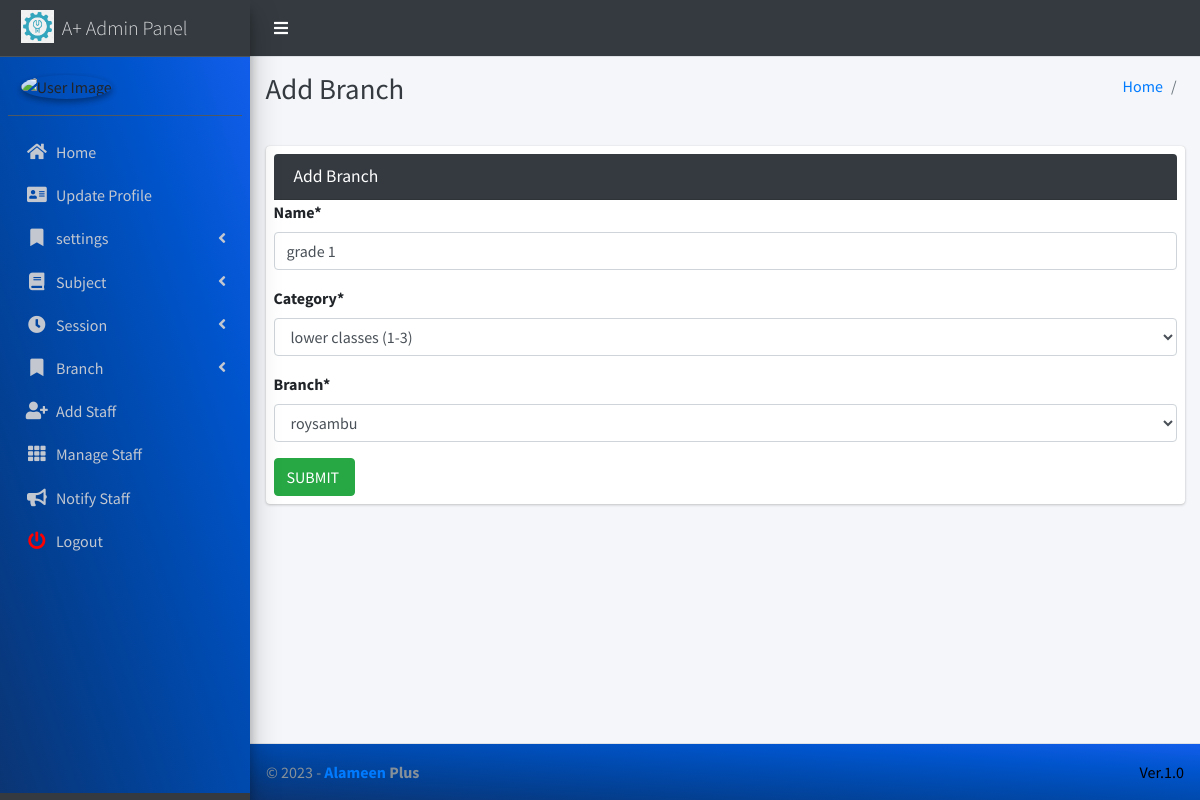
/update/class/4/ (signed in), run on the app's committed database.
### main_app/models.py (models this page shows, shortened)
class Classes(models.Model):
    type_of_class = [
        ('lower classes (1-3)', 'lower classes (1-3)'),
        ('middle classes (4-6)', 'middle classes (4-6)'),
        ('Junior Secondary', 'Junior Secondary'),
    ]
    class_id = models.AutoField(primary_key=True )
    category = models.CharField(max_length=20, choices=type_of_class, null=True)
    name = models.CharField(max_length=120)
    branch = models.ForeignKey(Branch, on_delete=models.CASCADE)
    created_at = models.DateTimeField(auto_now_add=True)
    updated_at = models.DateTimeField(auto_now=True)
    class Meta:
        unique_together = ('branch','name')

class Branch(models.Model):
    branch_id=models.AutoField(primary_key=True)
    name = models.CharField(max_length=20, unique=True)
    address= models.CharField(max_length=100)
    def __str__(self):
        return self.name

### main_app/hod_views.py (the view)
# urls.py: path('update/class/<int:id>/', hod_views.update_classes, name='update_classes'),
@login_required(redirect_field_name="user_login")
def update_classes(request,id):
    class_obj = Classes.objects.get(class_id=id)
    if request.method == 'POST':
        form = ClassesForm(request.POST, instance=class_obj)
        if form.is_valid():
            form.save()
            sweetify.success(request, 'Class updated !')
            return redirect('manage_classes')
    else:
        form = ClassesForm(instance=class_obj)
    context = {
        'form': form
    }
    return render(request, "hod_template/add_branch.html", context)

### main_app/forms.py
class ClassesForm(forms.ModelForm):
    class Meta:
        model = Classes
        fields = ['name', 'category', 'branch']

### main_app/models.py (called while the page is built)
    def __str__(self):
        return  self.first_name + " " + self.last_name

### main_app/templates/hod_template/add_branch.html (shortened to what this page needs)
{% extends 'main_app/base.html' %}
{% load static %}
{% load crispy_forms_tags %}
{% block page_title %}Add Branch{% endblock page_title %}
{% block content %}
<section class="content">
    <div class="container-fluid">
        <div class="row">
            <div class="col-md-12">
                <div class="card card-dark p-2">
                    <div class="card-header">
                        <h3 class="card-title">Add Branch </h3>
                    </div>
                    <form method="post">
                    {{form|crispy}}
                    <input class="btn btn-success" type="submit" value="SUBMIT ">
                    </form>
                </div>
            </div>
        </div>
    </div>
</section>
{% endblock content %}

### data on the page
Classes: name "grade 1", category "lower classes (1-3)"
Branch: branch "roysambu"
